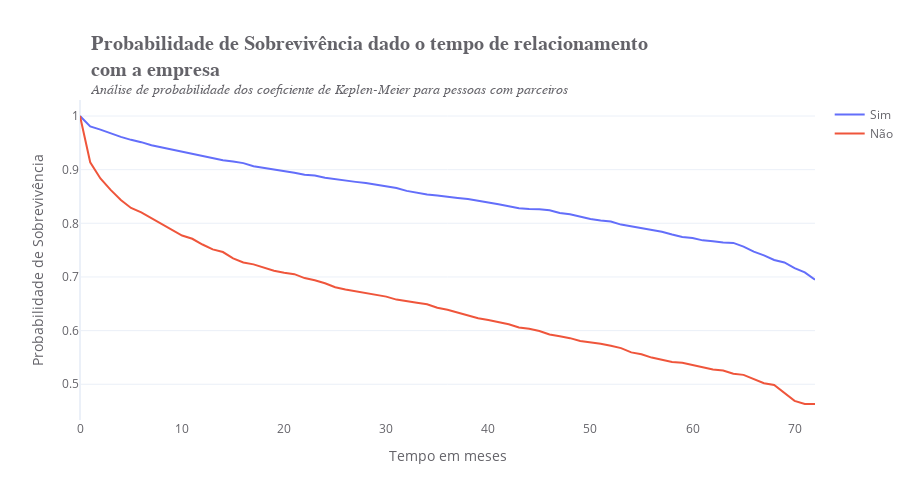

Notebook code cell kept with this figure:
### Markdown cell above
Pessoas mais velhas são mais propensas a dar churn do que pessoas mais novas.
A diferença durante o último mês do período chegou a ser de 20%. 

Com 95% de confiança, podemos dizer que as curvas de churn para os grupos de 
senioridade são significativamente diferentes.

Agora, vamos considerar as variáveis 'Partner' e 'Dependents', para averiguar se
há diferença entre pessoas que moram sozinhas e pessoas que moram com alguém.

### Code cell
# Filtrando os dados de pessoas com parceiros
data_partner = data.query("Partner == 'Yes'")

# Aplicando o teste
tempo_partner, probabilidade_partner = kaplan_meier_estimator(data_partner['Churn'], data_partner['tenure'])

# Filtrando os dados de pessoas sem parceiros
data_not_partner = data.query("Partner == 'No'")

# Aplicando o teste
tempo_not_partner, probabilidade_not_partner = kaplan_meier_estimator(data_not_partner['Churn'], data_not_partner['tenure'])

# Plotando o gráfico
fig = go.Figure(data=[go.Scatter(x=tempo_partner, y=probabilidade_partner, name='Sim'),
                      go.Scatter(x=tempo_not_partner, y=probabilidade_not_partner, name='Não')])


# Atualizando o layout da figure
fig.update_layout(
    title='<b>Probabilidade de Sobrevivência dado o tempo de relacionamento<br>com a empresa</b><br><sup><i>Análise de probabilidade dos coeficiente de Keplen-Meier para pessoas com parceiros</i></sup>',
    title_font=dict(size=20, family="Arial"),
    font_color='#646369',
    template='plotly_white',
    yaxis=dict(showticklabels=True, showgrid=True, title='Probabilidade de Sobrevivência'),
    xaxis=dict(showgrid=False, title='Tempo em meses'),
    title_x=0.1,
    width=910,
    height=500,
    showlegend=True
)

### Figure 1 — Plotly figure (JSON) as saved in the notebook; plotly's stock layout.template omitted (floating-point values rounded to 4 significant figures)
{"data": [{"name": "Sim", "type": "scatter", "x": [0, 1, 2, 3, 4, 5, 6, 7, 8, 9, 10, 11, 12, 13, 14, 15, 16, 17, 18, 19, 20, 21, 22, 23, 24, 25, 26, 27, 28, 29, 30, 31, 32, 33, 34, 35, 36, 37, 38, 39, 40, 41, 42, 43, 44, 45, 46, 47, 48, 49, 50, 51, 52, 53, 54, 55, 56, 57, 58, 59, 60, 61, 62, 63, 64, 65, 66, 67, 68, 69, 70, 71, 72], "y": [1, 0.9805, 0.9746, 0.9677, 0.961, 0.9556, 0.9513, 0.9454, 0.9413, 0.9375, 0.9331, 0.9286, 0.9257, 0.9211, 0.9175, 0.9152, 0.9122, 0.9064, 0.9034, 0.9013, 0.8982, 0.8943, 0.8904, 0.889, 0.885, 0.8821, 0.8799, 0.8772, 0.8749, 0.8715, 0.868, 0.8656, 0.8605, 0.8564, 0.8536, 0.8519, 0.8502, 0.8473, 0.8451, 0.8425, 0.839, 0.8354, 0.8313, 0.8281, 0.8267, 0.8263, 0.8243, 0.8194, 0.8169, 0.8123, 0.8081, 0.8054, 0.8032, 0.7976, 0.7941, 0.7906, 0.7876, 0.7844, 0.7793, 0.7746, 0.7725, 0.7682, 0.7667, 0.7643, 0.7635, 0.7565, 0.7472, 0.7403, 0.7317, 0.727, 0.7164, 0.7085, 0.6948]}, {"name": "Não", "type": "scatter", "x": [0, 1, 2, 3, 4, 5, 6, 7, 8, 9, 10, 11, 12, 13, 14, 15, 16, 17, 18, 19, 20, 21, 22, 23, 24, 25, 26, 27, 28, 29, 30, 31, 32, 33, 34, 35, 36, 37, 38, 39, 40, 41, 42, 43, 44, 45, 46, 47, 48, 49, 50, 51, 52, 53, 54, 55, 56, 57, 58, 59, 60, 61, 62, 63, 64, 65, 66, 67, 68, 69, 70, 71, 72], "y": [1, 0.9137, 0.8836, 0.8622, 0.8433, 0.8287, 0.8202, 0.8097, 0.7999, 0.7882, 0.7773, 0.7712, 0.7605, 0.7514, 0.7464, 0.7347, 0.7271, 0.7235, 0.7172, 0.7117, 0.7078, 0.7052, 0.698, 0.6938, 0.6882, 0.6809, 0.6765, 0.6735, 0.6703, 0.6672, 0.6634, 0.6578, 0.6544, 0.6521, 0.6491, 0.6425, 0.6388, 0.6336, 0.6284, 0.6231, 0.6196, 0.6154, 0.6117, 0.6057, 0.6034, 0.5994, 0.5929, 0.5895, 0.586, 0.5805, 0.5786, 0.5757, 0.5717, 0.5673, 0.5595, 0.5559, 0.5497, 0.5458, 0.5416, 0.5402, 0.5357, 0.5325, 0.5275, 0.5256, 0.5197, 0.5175, 0.5104, 0.502, 0.4988, 0.4832, 0.4691, 0.4632, 0.4632]}], "layout": {"font": {"color": "#646369"}, "height": 500, "showlegend": true, "title": {"font": {"family": "Arial", "size": 20}, "text": "<b>Probabilidade de Sobrevivência dado o tempo de relacionamento<br>com a empresa</b><br><sup><i>Análise de probabilidade dos coeficiente de Keplen-Meier para pessoas com parceiros</i></sup>", "x": 0.1}, "width": 910, "xaxis": {"showgrid": false, "title": {"text": "Tempo em meses"}}, "yaxis": {"showgrid": true, "showticklabels": true, "title": {"text": "Probabilidade de Sobrevivência"}}}}
